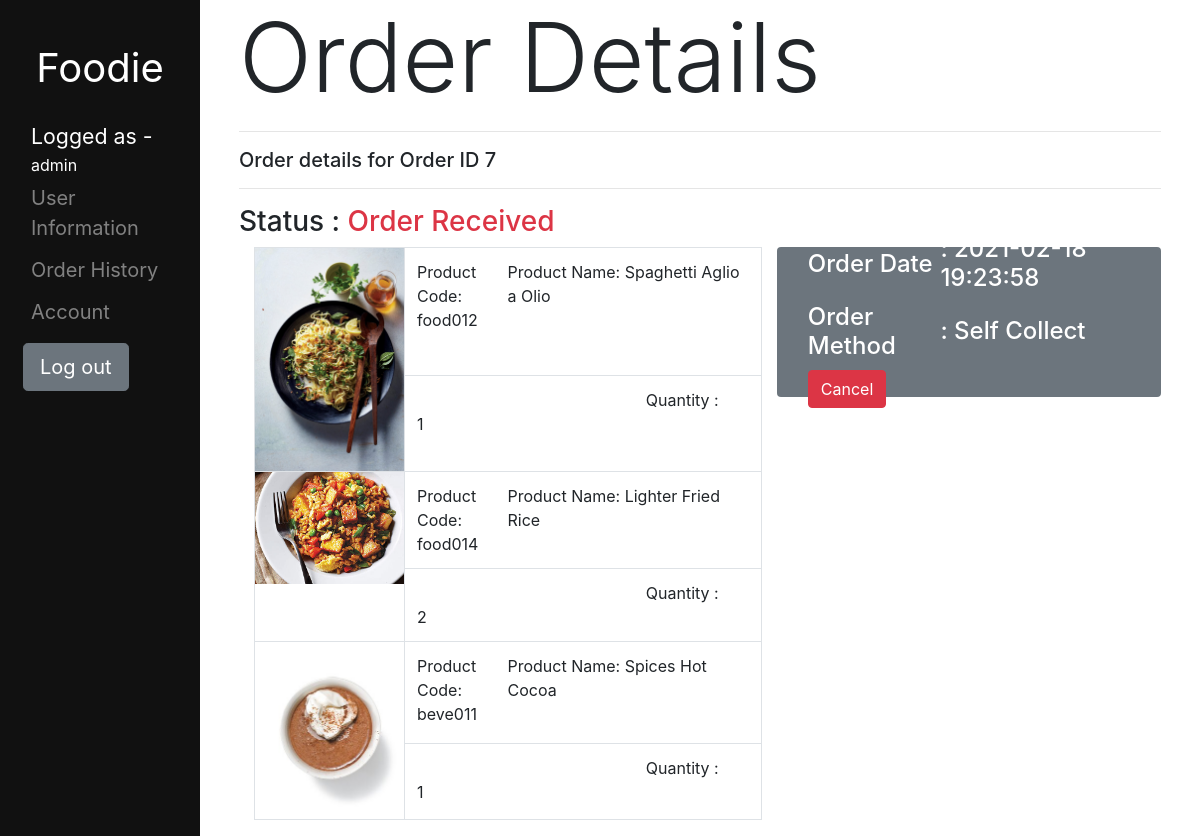
Screenshot of /user/userorderdetail.php?id=7 (signed in) with the database file from the repository.
### tables this page shows
CREATE TABLE `orderhistory` (
  `orderID` int(3) UNSIGNED ZEROFILL NOT NULL,
  `orderDate` datetime NOT NULL,
  `orderPay` double NOT NULL,
  `orderMethod` varchar(255) NOT NULL,
  `orderStatus` varchar(255) DEFAULT NULL,
  `userID` int(4) UNSIGNED ZEROFILL NOT NULL
);

CREATE TABLE `product` (
  `productID` int(3) NOT NULL,
  `productCode` varchar(255) NOT NULL,
  `productName` varchar(255) NOT NULL,
  `productDesc` varchar(255) NOT NULL,
  `productPrice` double NOT NULL,
  `productImg` varchar(255) NOT NULL,
  `productCategory` varchar(255) NOT NULL,
  `isHide` int(1) NOT NULL DEFAULT 0
);

CREATE TABLE `orderitem` (
  `id` int(4) UNSIGNED ZEROFILL NOT NULL,
  `orderID` int(3) UNSIGNED ZEROFILL NOT NULL,
  `productCode` varchar(255) NOT NULL,
  `quantity` int(11) NOT NULL
);

### user/userorderdetail.php (the view, shortened to what this page needs)
<?php
include('../php/dbconnect.php');
if (isset($_GET['id'])) {
    $id = $_GET['id'];
    $query = "SELECT * FROM orderhistory, users, product, orderitem where orderhistory.orderID = $id and orderhistory.userID = users.userID and orderhistory.orderID = orderitem.orderID and orderitem.productCode = product.productCode";
    $result = mysqli_query($con, $query);
    json_encode($row = mysqli_fetch_assoc($result));
    $date = $row['orderDate'];
    if ($row['orderMethod'] == 'selfc') {
        $method = "Self Collect";
    } else {
        $methodcode = $row['orderMethod'];
        $method = "Delivery";
    }
    $status = $row['orderStatus'];
    if ($row['orderMethod'] == 'selfc') {
        if ($status == 'received')
            $statstr = "Order Received";
    } else if ($row['orderMethod'] == 'delivery') {
        if ($status == 'received')
            $statstr = "Order Received";
        else if ($status == 'process')
            $statstr = "Preparing Food";
        else if ($status == 'delivering') {
            $statstr = "Delivering";
            $statupdate = "Your order is delivering";
        } else if ($status == 'delivered')
            $statstr = "Food Delivered";
        else if ($status == 'cancel')
            $statstr = "Order Cancelled";
    }
}
?>
<!DOCTYPE html>
<html lang="en">
<head>
    <?php
    include('./include/header.php');
    ?>
</head>
<body>
    <main role="main" class="col-md-9 ml-sm-auto col-lg-10 px-4">
        <?php
        include('./usersidebar.php');
        ?>
        <div class="container-fluid">
            <div class="row">
                <div class="col">
                    <span class="display-1 ">Order Details</span>
                    <hr>
                    <h5>Order details for Order ID <?php echo $id ?></h5>
                    <hr>
                </div>
            </div>
            <div class="container-fluid">
                <div class="row">
                    <h3>Status : <span class="text-danger"><?php echo $statstr ?></h3>
                </div>
                <div class="row">
                    <div class="col-7">
                        <table class="table table-bordered">
                            <tbody>
                                <?php
                                $query = "SELECT * FROM orderhistory, users, product, orderitem where orderhistory.orderID = $id and orderhistory.userID = users.userID and orderhistory.orderID = orderitem.orderID and orderitem.productCode = product.productCode";
                                $result = mysqli_query($con, $query);
                                while ($row = mysqli_fetch_assoc($result)) {
                                    echo "<tr>
                                    <td style='width: 150px;' rowspan='2' class='p-0'>
                                        <img style='' src='../product/" . $row['productImg'] . "'
                                            class='img-fluid '>
                                    </td>
                                    <td>
                                        <div class='container p-0'>
                                            <div class='row'>
                                                <div class='col-3'>Product Code: " . $row['productCode'] . "</div>
                                                <div class='col'>Product Name: " . $row['productName'] . "</div>
                                            </div>
                                        </div>
                                    </td>
                                </tr>
                                <tr>
                                    <td>
                                        <div class='row'>
                                            <div class='col-11 text-right'>Quantity : </div>
                                            <div class='col'>" . $row['quantity'] . "</div>
                                        </div>
                                    </td>
                                </tr>";
                                }
                                ?>
                            </tbody>
                        </table>
                    </div>
                    <div style="height: 150px;" class="col bg-secondary rounded d-flex align-items-center">
                        <div class="container">
                            <table>
                                <tr>
                                    <td>
                                        <h4 class=" text-white ">Order Date </h4>
                                    </td>
                                    <td>
                                        <h4 class=" text-white "> : <?php echo $date ?></h4>
                                    </td>
                                </tr>
                                <tr>
                                    <td>
                                        <h4 class=" text-white ">Order Method </h4>
                                    </td>
                                    <td>
                                        <h4 class=" text-white "> : <?php echo $method ?></h4>
                                    </td>
                                </tr>
                                <?php if ($status == 'received') {
                                    echo "<tr>
                                    <td>
                                        <a class='btn btn-danger' data-toggle='modal'
                                            data-target='#cancel_order_modal'>Cancel</a>
                                    </td>
                                </tr>";
                                }
                                ?>
                            </table>
                        </div>
                    </div>
                </div>
            </div>
        </div>
    </main>
</body>
</html>

### rows the page displays
orderhistory: orderStatus "Order Received", product.productImg (picture), orderitem.productCode "food012", product.productName "Spaghetti Aglio a Olio", orderitem.quantity "1", orderitem.productCode "food014", product.productName "Lighter Fried Rice", orderitem.quantity "2", orderitem.productCode "beve011", product.productName "Spices Hot Cocoa", orderDate "2021-02-18 19:23:58", orderMethod "Self Collect"

### other values shown
$_SESSION['username'] "admin"
$id "7"
